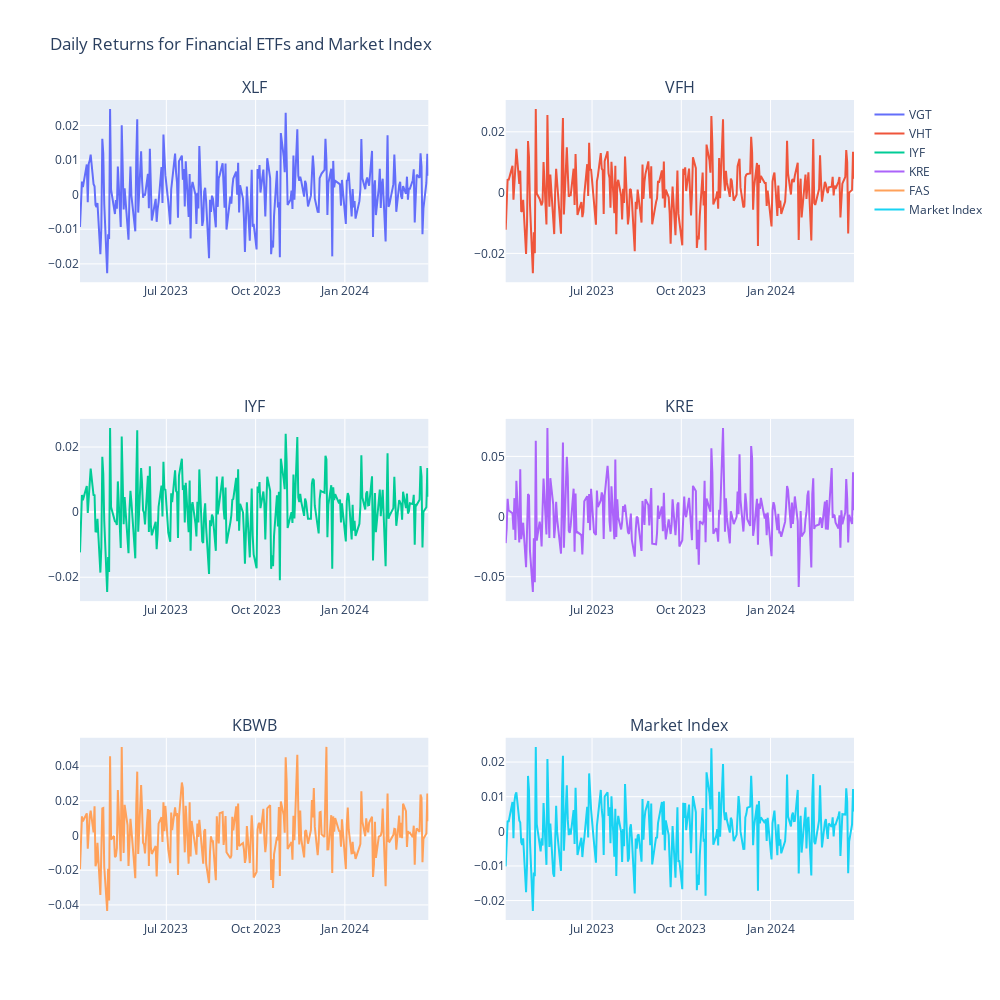

Here is the notebook cell this chart was saved with:
### Code cell
# we can now plot the daily returns for all the stocks in sub plots
fig = make_subplots(rows=3, cols=2, subplot_titles=("XLF", "VFH", "IYF", "KRE", "KBWB", "Market Index"))

fig.add_scatter(x=xlf_data.index, y=xlf_daily_returns, mode='lines', name='VGT', row=1, col=1)
fig.add_scatter(x=vfh_data.index, y=vfh_daily_returns, mode='lines', name='VHT', row=1, col=2)
fig.add_scatter(x=iyf_data.index, y=iyf_daily_returns, mode='lines', name='IYF', row=2, col=1)
fig.add_scatter(x=kre_data.index, y=kre_daily_returns, mode='lines', name='KRE', row=2, col=2)
fig.add_scatter(x=kbwb_data.index, y=kbwb_daily_returns, mode='lines', name='FAS', row=3, col=1)
fig.add_scatter(x=market_index_data.index, y=market_index_daily_returns, mode='lines', name='Market Index', row=3, col=2)

fig.update_layout(title_text="Daily Returns for Financial ETFs and Market Index", height=1000, width=1000)
fig.show()

### Figure 1 — Plotly figure (JSON) as saved in the notebook; plotly's stock layout.template omitted (floating-point values rounded to 4 significant figures; data arrays with more than 128 entries replaced by an {"elided": "..."} marker saying what was removed)
{"data": [{"mode": "lines", "name": "VGT", "type": "scatter", "x": {"elided": "249 str values"}, "xaxis": "x", "y": {"elided": "248 float values"}, "yaxis": "y"}, {"mode": "lines", "name": "VHT", "type": "scatter", "x": {"elided": "249 str values"}, "xaxis": "x2", "y": {"elided": "248 float values"}, "yaxis": "y2"}, {"mode": "lines", "name": "IYF", "type": "scatter", "x": {"elided": "249 str values"}, "xaxis": "x3", "y": {"elided": "248 float values"}, "yaxis": "y3"}, {"mode": "lines", "name": "KRE", "type": "scatter", "x": {"elided": "249 str values"}, "xaxis": "x4", "y": {"elided": "248 float values"}, "yaxis": "y4"}, {"mode": "lines", "name": "FAS", "type": "scatter", "x": {"elided": "249 str values"}, "xaxis": "x5", "y": {"elided": "248 float values"}, "yaxis": "y5"}, {"mode": "lines", "name": "Market Index", "type": "scatter", "x": {"elided": "249 str values"}, "xaxis": "x6", "y": {"elided": "248 float values"}, "yaxis": "y6"}], "layout": {"annotations": [{"font": {"size": 16}, "showarrow": false, "text": "XLF", "x": 0.225, "xanchor": "center", "xref": "paper", "y": 1, "yanchor": "bottom", "yref": "paper"}, {"font": {"size": 16}, "showarrow": false, "text": "VFH", "x": 0.775, "xanchor": "center", "xref": "paper", "y": 1, "yanchor": "bottom", "yref": "paper"}, {"font": {"size": 16}, "showarrow": false, "text": "IYF", "x": 0.225, "xanchor": "center", "xref": "paper", "y": 0.6111, "yanchor": "bottom", "yref": "paper"}, {"font": {"size": 16}, "showarrow": false, "text": "KRE", "x": 0.775, "xanchor": "center", "xref": "paper", "y": 0.6111, "yanchor": "bottom", "yref": "paper"}, {"font": {"size": 16}, "showarrow": false, "text": "KBWB", "x": 0.225, "xanchor": "center", "xref": "paper", "y": 0.2222, "yanchor": "bottom", "yref": "paper"}, {"font": {"size": 16}, "showarrow": false, "text": "Market Index", "x": 0.775, "xanchor": "center", "xref": "paper", "y": 0.2222, "yanchor": "bottom", "yref": "paper"}], "height": 1000, "title": {"text": "Daily Returns for Financial ETFs and Market Index"}, "width": 1000, "xaxis": {"anchor": "y", "domain": [0, 0.45]}, "xaxis2": {"anchor": "y2", "domain": [0.55, 1]}, "xaxis3": {"anchor": "y3", "domain": [0, 0.45]}, "xaxis4": {"anchor": "y4", "domain": [0.55, 1]}, "xaxis5": {"anchor": "y5", "domain": [0, 0.45]}, "xaxis6": {"anchor": "y6", "domain": [0.55, 1]}, "yaxis": {"anchor": "x", "domain": [0.7778, 1]}, "yaxis2": {"anchor": "x2", "domain": [0.7778, 1]}, "yaxis3": {"anchor": "x3", "domain": [0.3889, 0.6111]}, "yaxis4": {"anchor": "x4", "domain": [0.3889, 0.6111]}, "yaxis5": {"anchor": "x5", "domain": [0, 0.2222]}, "yaxis6": {"anchor": "x6", "domain": [0, 0.2222]}}}
